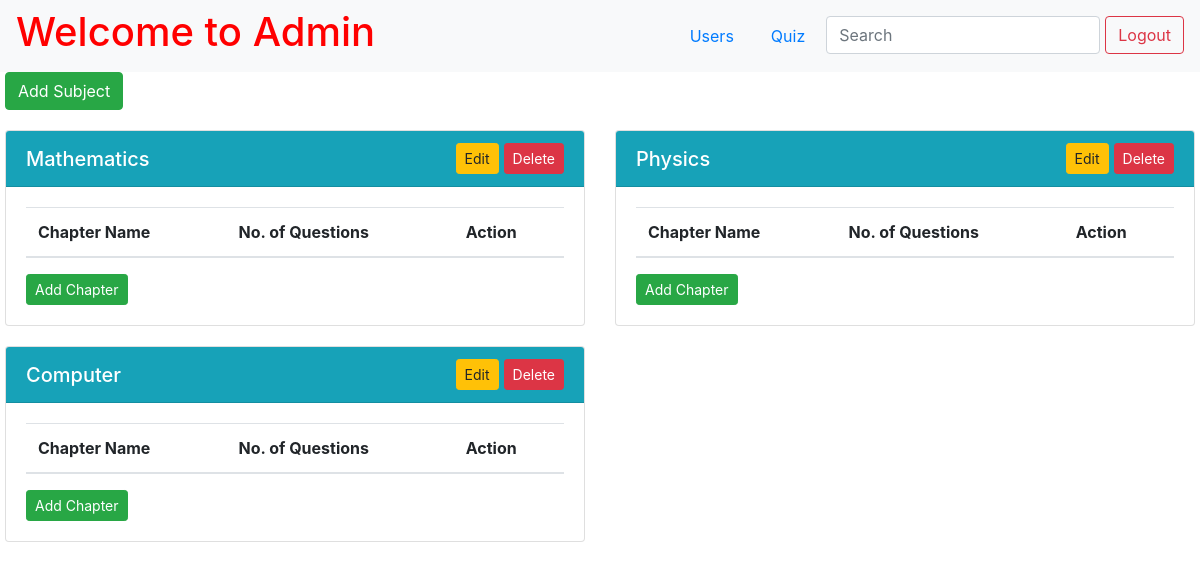
/admin/dashboard (signed in), run on an earlier commit of the app's database.
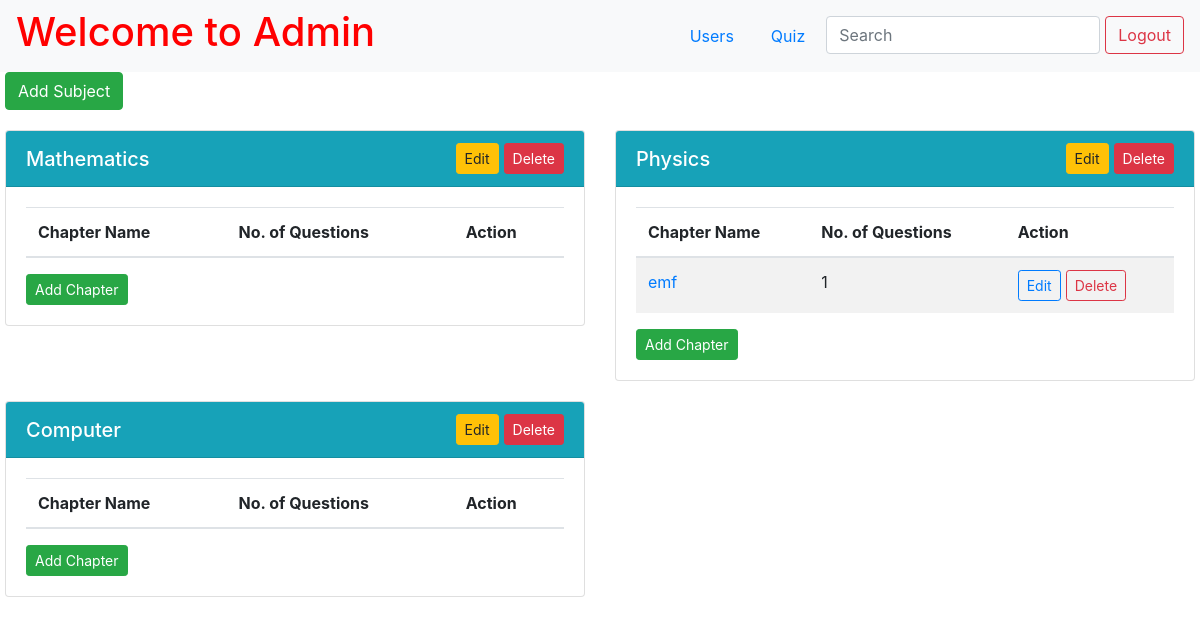
And on a later commit of the database.
### app.py (models this page shows)
class Subject(db.Model):
    id = db.Column(db.Integer, primary_key=True)
    name = db.Column(db.String(255), nullable=False)
    description = db.Column(db.String())
    chapter = db.relationship('Chapter', backref='subject')
    quiz = db.relationship('Quiz', backref="subject")

class Chapter(db.Model):
    id = db.Column(db.Integer, primary_key=True)
    subject_id = db.Column(db.Integer, db.ForeignKey("subject.id"), nullable=False)
    name = db.Column(db.String(255), nullable=False)
    description = db.Column(db.String())
    question = db.relationship('Question', backref='chapter')

### app.py (the view)
@app.route("/admin/dashboard")
def admin():
    if 'username' in session:
        admin = Admin.query.filter_by(username=session["username"]).first()
        if not admin:
            flash("Invalid Credentials!", "error")
            return redirect(url_for("index"))
    else:
        return redirect(url_for("index"))
    subjects = Subject.query.all()
    subject_data = []
    for subject in subjects:
        chapters = [
            {
                "id": chapter.id,
                "name": chapter.name,
                "description": chapter.description,
                "number_of_questions": Question.query.filter_by(chapter_id=chapter.id).count(),
                "questions": Question.query.filter_by(chapter_id=chapter.id).all()
            }
            for chapter in Chapter.query.filter_by(subject_id=subject.id).all()
        ]
        subject_data.append({
            "id": subject.id,
            "name": subject.name,
            "description": subject.description,
            "chapters": chapters
        })
    return render_template("admin.html", subjects=subject_data)

### app.py (called while the page is built)
@app.after_request
def add_header(response):
    response.headers['Cache-Control'] = 'no-store, no-cache, must-revalidate, post-check=0, pre-check=0, max-age=0'
    response.headers['Pragma'] = 'no-cache'
    response.headers['Expires'] = '-1'
    return response

### templates/admin.html (shortened to what this page needs)
{% extends 'base.html' %}
{% block content %}
<div class="page-wrapper">
    <nav class="navbar navbar-expand-lg navbar-light bg-light">
        <a href="/admin/dashboard" style="text-decoration: none; color: red;">
            <h1>Welcome to Admin</h1>
        </a>
        <ul class="nav ml-auto">
            <li class="nav-item">
                <a class="nav-link" href="/admin/users">Users</a>
            </li>
            <li class="nav-item">
                <a class="nav-link" href="/admin/quiz">Quiz</a>
            </li>
            <li class="nav-item">
                <input class="form-control" type="search" placeholder="Search" aria-label="Search" name="q"
                    hx-get="{{url_for('admin_search', type='subject')}}" hx-trigger="keyup changed delay:500ms" hx-target="#search-results">
            </li>
            <li>
                <form action="/logout" class="d-inline">
                    <button type="submit" class="btn btn-outline-danger">Logout</button>
                </form>
            </li>
        </ul>
    </nav>
    <div class="container-custom">
        <div>
            <button type="button" id="add-subject" class="btn btn-success" data-toggle="modal"
                data-target="#addSubject">
                Add Subject
            </button>
        </div>
        <div id="search-results">
            {% if not search %}
            {% include 'subject.html' %}
            {% endif %}
        </div>
    </div>
</div>
{% endblock %}

### templates/base.html (shortened to what this page needs)
<!DOCTYPE html>
<html lang="en">
<head>
    <link rel="stylesheet" href="https://stackpath.bootstrapcdn.com/bootstrap/4.5.2/css/bootstrap.min.css">
</head>
<body>
    {% block content %}{% endblock %}
</body>
</html>

### templates/subject.html (shortened to what this page needs)
<div class="subjects-container row">
    {% for subject in subjects %}
    <div class="col-md-6 subject-card">
        <div class="card">
            <div class="card-header bg-info text-white d-flex align-items-center justify-content-between">
                <h5 class="card-title m-0">{{ subject.name }}</h5>
                <div class="d-flex align-items-center">
                    <button type="button" class="btn btn-warning btn-sm edit_button" data-toggle="modal"
                        data-target="#editSubject{{ subject.id }}">
                        Edit
                    </button>
                    <form action="/subject/delete/{{ subject.id }}" method="post"
                        onsubmit="return confirm('Are you sure you want to delete this subject?');"
                        class="mb-0">
                        <button class="btn btn-danger btn-sm" type="submit">Delete</button>
                    </form>
                </div>
            </div>
            <div class="card-body d-flex flex-column">
                <table class="table table-striped mb-0">
                    <thead>
                        <tr>
                            <th>Chapter Name</th>
                            <th>No. of Questions</th>
                            <th>Action</th>
                        </tr>
                    </thead>
                    <tbody>
                        {% for chapter in subject.chapters %}
                        <tr>
                            <td>
                                <a href="#" data-toggle="modal"
                                    data-target="#chapter{{ subject.id }}{{ chapter.id }}">{{ chapter.name
                                    }}</a>
                            </td>
                            <td>{{ chapter.number_of_questions }}</td>
                            <td>
                                <div class="d-flex align-items-center">
                                    <button type="button"
                                        class="btn btn-outline-primary btn-sm me-2 edit_button"
                                        data-toggle="modal" data-target="#editChapter{{ chapter.id }}">
                                        Edit
                                    </button>
                                    <form action="/chapter/delete/{{ chapter.id }}" method="post"
                                        onsubmit="return confirm('Are you sure you want to delete this chapter?');"
                                        class="mb-0">
                                        <button class="btn btn-outline-danger btn-sm"
                                            type="submit">Delete</button>
                                    </form>
                                </div>
                            </td>
                        </tr>
                        {% endfor %}
                    </tbody>
                </table>
                <div class="text-end mt-3">
                    <button type="button" class="btn btn-success btn-sm" data-toggle="modal"
                        data-target="#addChapter{{ subject.id }}">
                        Add Chapter
                    </button>
                </div>
            </div>
        </div>
    </div>
    {% endfor %}
</div>

### templates/admin.html (style rules this page uses)
.container-custom { max-width: 1200px; padding-left: 5px; padding-right: 5px; margin: 0 auto; }
.subjects-container { margin-top: 20px; }
.subject-card { margin-bottom: 20px; }
.edit_button { margin-right: 5px; }
.nav-item { margin-right: 5px; }

What changed in the data, as far as the page shows it:
added Chapter: name "emf", number_of_questions "1", shown under Subject "Physics"
